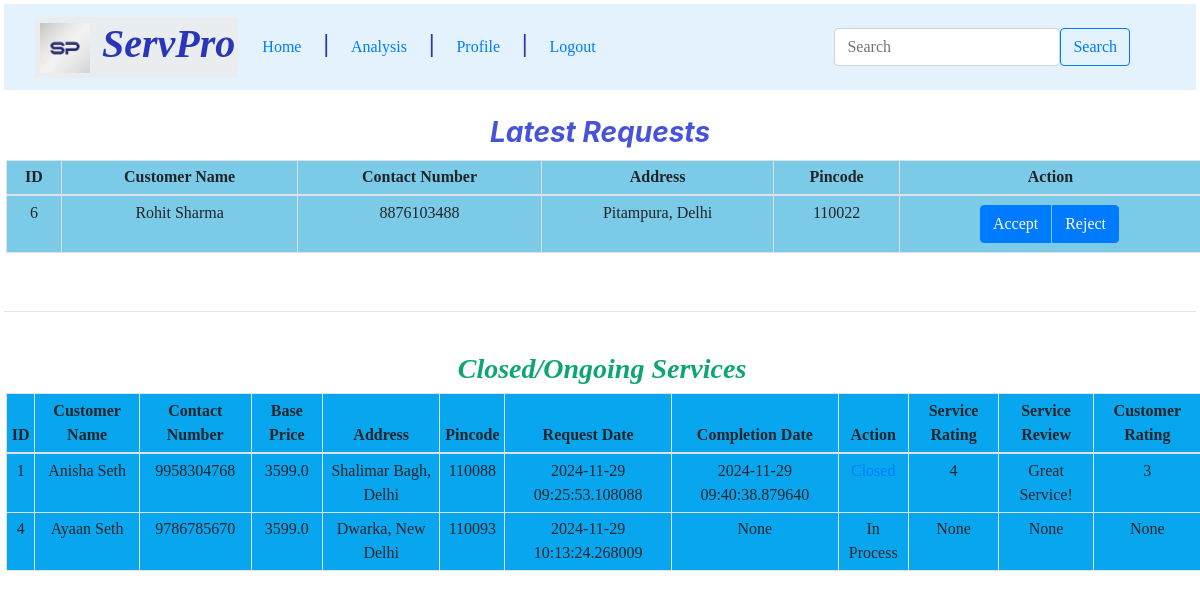
/professional/seth_pankaj, run on the app's committed database.
### backend/models.py (models this page shows)
class Service_Requests(db.Model):
    __tablename__="service_requests"
    request_id=db.Column(db.Integer,primary_key=True)
    serv_id=db.Column(db.Integer,db.ForeignKey("services.serv_id"),nullable=False)
    prof_id=db.Column(db.Integer,db.ForeignKey("professional.prof_id"),nullable=True)
    cust_id=db.Column(db.Integer,db.ForeignKey("customer.cust_id"),nullable=False)
    rdate=db.Column(db.DateTime,nullable=False)
    cdate=db.Column(db.DateTime,nullable=True)
    base_price=db.Column(db.Float,nullable=False)
    action=db.Column(db.String,nullable=False)
    serv_rating=db.Column(db.Integer,nullable=True)
    serv_review=db.Column(db.String,nullable=True)
    cust_rating=db.Column(db.Integer,nullable=True)
    req_rejected=db.Column(JSON,default=[])

class Customer(db.Model):
    __tablename__="customer"
    cust_id=db.Column(db.Integer,primary_key=True)
    username=db.Column(db.Integer,db.ForeignKey("user.username"),nullable=False,unique=True)
    fname=db.Column(db.String,nullable=False)
    lname=db.Column(db.String,nullable=False)
    address=db.Column(db.String,nullable=False)
    pincode=db.Column(db.Integer,nullable=False)
    phone=db.Column(db.Integer,nullable=False)
    jdate=db.Column(db.DateTime,nullable=False)
    action=db.Column(db.String,nullable=False)
    avg_cust_rating=db.Column(db.Integer,nullable=True)
    requests=db.relationship("Service_Requests",cascade="all,delete",backref="customer")

### backend/controllers.py (the view)
@app.route("/professional/<username>")
def professional(username):
    professional=Professional.query.filter_by(username=username).first()
    serv_id=professional.serv_id
    service_requests=get_service_req(serv_id)
    prof_service_requests=Service_Requests.query.filter_by(prof_id=professional.prof_id).all()
    customers=getcustomers()
    return render_template("professional_dashb.html",professional=professional,username=username,customers=customers,prof_service_requests=prof_service_requests,service_requests=service_requests,prof_id=professional.prof_id)

### backend/controllers.py (called while the page is built)
def getcustomers():
    customers=Customer.query.all()
    return customers

def get_service_req(serv_id):
    services=Service_Requests.query.filter_by(serv_id=serv_id).all()
    return services

### templates/professional_dashb.html (shortened to what this page needs)
<!DOCTYPE html>
<head>
    <link rel="stylesheet" href="/static/ServPro.css">
    <link rel="stylesheet" href="https://cdn.jsdelivr.net/npm/bootstrap@4.0.0/dist/css/bootstrap.min.css">
</head>
<body>
    <nav class="navbar navbar-expand-lg bg-body-tertiary" style="background-color: #e3f2fd;">
        <div class="container-fluid">
        <h1 class="case1 center" style="background-color:none; text-align:center;"> <img src="/static/logo.jpeg" alt="Logo" width="50" height="50" class="d-inline-block align-text-top"> ServPro </h1>
          <div class="collapse navbar-collapse" id="admn">
            <ul class="nav nav-underline">
              <li class="nav-item">
                <a class="nav-link active" aria-current="page" href="/professional/{{username}}">Home</a>
              </li> <b style="font-size: 25px; color:rgb(42, 54, 185)"> | </b>
              <li class="nav-item">
                <a class="nav-link" href="/professional_summary/{{username}}">Analysis</a>
              </li><b style="font-size: 25px; color:rgb(42, 54, 185)"> | </b>
              <li class="nav-item">
                <a class="nav-link" href="/professional_profile/{{prof_id}}/{{username}}">Profile</a>
              </li><b style="font-size: 25px; color:rgb(42, 54, 185)"> | </b>
              <li class="nav-item">
                <a class="nav-link" href="/login">Logout</a>
              </li>
            </ul>
          </div>
          <nav class="navbar bg-body-tertiary">
            <div class="container-fluid">
              <form class="d-flex" role="search" action="/professional_search/{{username}}" method="POST">
                <input class="form-control me-2" type="search" placeholder="Search" aria-label="Search" name="search">
                <button type="button" class="btn btn-outline-primary">Search</button>
              </form>
            </div>
          </nav>
        </div>
    </nav><br>
    <h3 style="color:rgb(71, 83, 217); text-align:center; font-style:italic; font-weight: bold;"> Latest Requests </h3>
    <div class="table-responsive">
         {% if service_requests %}
          <table class= "table table-bordered table-sm" style="background-color:rgb(123, 203, 232); text-align: center;">
              <thead>
                  <tr>
                      <th scope="col"> ID</th>
                      <th scope="col" colspan="1"> Customer Name </th>
                      <th scope="col" colspan="3"> Contact Number </th>
                      <th scope="col"> Address</th>
                      <th scope="col"> Pincode</th>
                      <th scope="col"> Action</th>
                  </tr>
              </thead>
              {% for request in service_requests %}
              {% if professional.action=="True" %}
              {% if request.action=="Requested" and username not in request.req_rejected %}
              <tbody>
                  {% for customer in customers %}
                  {% if request.cust_id==customer.cust_id %}
                  <tr>
                  <td> {{request.request_id}}</td>
                  <td colspan="1"> {{customer.fname}} {{customer.lname}} </td>
                  <td colspan="3"> {{customer.phone}} </td>
                  <td> {{customer.address}}</td>
                  <td> {{customer.pincode}}</td>
                  <td>
                      <div class="btn-group" role="group" aria-label="action1">
                        {% if active %}
                             <p style="color:rgb(42, 54, 185); font-size: 20px;"> You are currently working on a service!</p>
                             <b style="font-size: 25px; color:rgb(42, 54, 185)"> | </b>
                        {% else %}
                          <a href="/accept/{{request.request_id}}/{{username}}" type="button" class="btn btn-primary">Accept</a>
                        {% endif %}
                          <a href="/rejected/{{request.request_id}}/{{username}}" type="button" class="btn btn-primary">Reject</a>
                        </div>
                  </td>
              </tr>
              {% endif %}
             {% endfor %}
          </tbody>
          {% endif %}
          {% endif %}
          {% endfor %}
      </table>
      {% else %}<h3 style="color:rgb(42, 54, 185); text-align: center; font-style: italic; font-weight: bold;"> No Services Requests Available! </h3>
      {% endif %}
      </div> <br> <hr>
      <div class="table-responsive">  <br>
    <h3 style="color:rgb(13, 165, 115); text-align: center; font-style: italic; font-weight: bold;"> Closed/Ongoing Services </h3>
    {% if prof_service_requests %}
    <table class="table table-bordered table-sm center" style="background-color:rgb(8, 166, 239); text-align: center;">
      <thead>
            <tr>
                <th scope="col"> ID</th>
                <th scope="col" colspan="3"> Customer Name </th>
                <th scope="col" colspan="3"> Contact Number </th>
                <th scope="col"> Base Price</th>
                <th scope="col"> Address</th>
                <th scope="col"> Pincode</th>
                <th scope="col"> Request Date</th>
                <th scope="col"> Completion Date</th>
                <th scope="col"> Action</th>
                <th scope="col"> Service Rating</th>
                <th scope="col"> Service Review</th>
                <th scope="col"> Customer Rating</th>
            </tr>
          </thead>
        <tbody>
          {% for request in prof_service_requests %}
          {% if request.action=="Closed" or request.action=="In Process" %}
            <tr>
                <td> {{request.request_id}}</td>
                {% for customer in customers %}
                 {% if request.cust_id==customer.cust_id %}
                <td colspan="3"> {{customer.fname}} {{customer.lname}}</td>
                <td colspan="3"> {{customer.phone}} </td>
                <td> {{request.base_price}}</td>
                <td> {{customer.address}}</td>
                <td> {{customer.pincode}}</td>
                <td> {{request.rdate}}</td>
                <td> {{request.cdate}}</td>
                {% endif %}
                {% endfor %}
                {% if request.action=="Closed" %}
                   <td><a href="/close_1/{{request.request_id}}/{{username}}">{{request.action}}</a></td>
                {% else %}
                  <td>{{request.action}}</td>
                {% endif %}
                <td> {{request.serv_rating}}</td>
                <td> {{request.serv_review}}</td>
                <td> {{request.cust_rating}}</td>
            </tr>
            {% endif %}
            {% endfor %}
        </tbody>
    </table>
    {% else %}<br> <h3 style="color:rgb(42, 54, 185); text-align: center; font-style: italic; font-weight: bold;"> No Services History Available! </h3>
    {% endif %}
    </div>
</body>
</html>

### static/ServPro.css (style rules this page uses)
* { font-family: "Times New Roman"; margin:2px; }
.case1 { margin:auto; height: auto; text-align: center; font-style: italic; font-weight: bold; padding: 3px; color:rgb(42, 54, 185); background-color:rgb(234, 237, 240); }

### data on the page
Service_Requests: request_id "6"
Customer: fname "Rohit", lname "Sharma", phone "8876103488", address "Pitampura, Delhi", pincode "110022"
Service_Requests: request_id "1", base_price "3599.0", rdate "2024-11-29 09:25:53.108088", cdate "2024-11-29 09:40:38.879640", action "Closed", serv_rating "4", serv_review "Great Service!", cust_rating "3"
Customer: fname "Anisha", lname "Seth", phone "9958304768", address "Shalimar Bagh, Delhi", pincode "110088"
Service_Requests: request_id "4", base_price "3599.0", rdate "2024-11-29 10:13:24.268009", cdate "None", action "In Process", serv_rating "None", serv_review "None", cust_rating "None"
Customer: fname "Ayaan", lname "Seth", phone "9786785670", address "Dwarka, New Delhi", pincode "110093"
